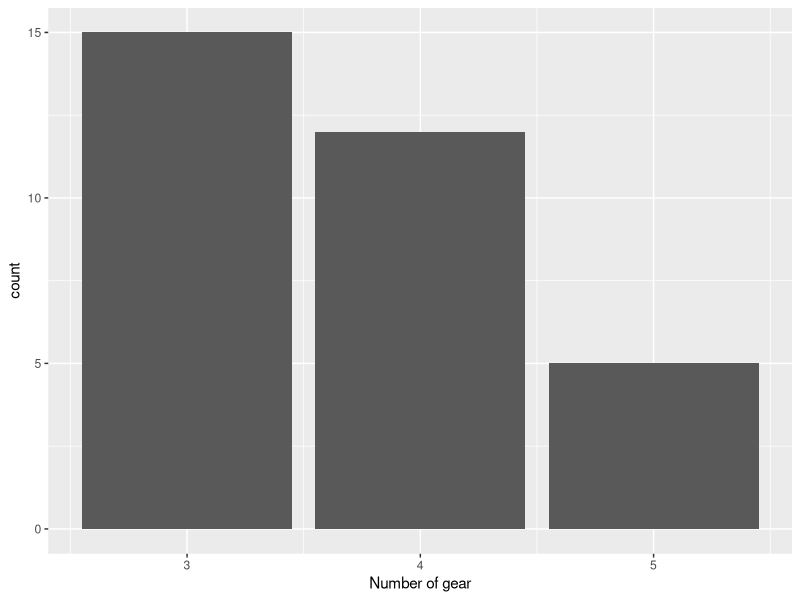
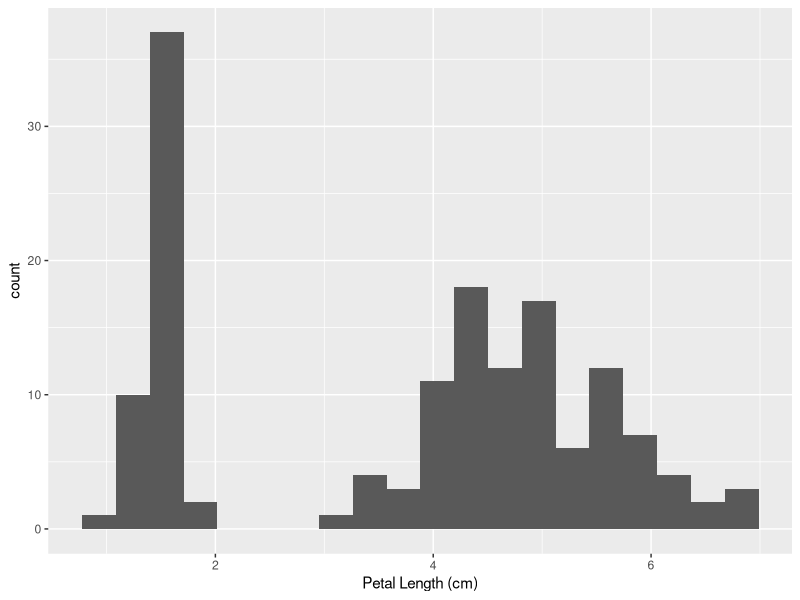
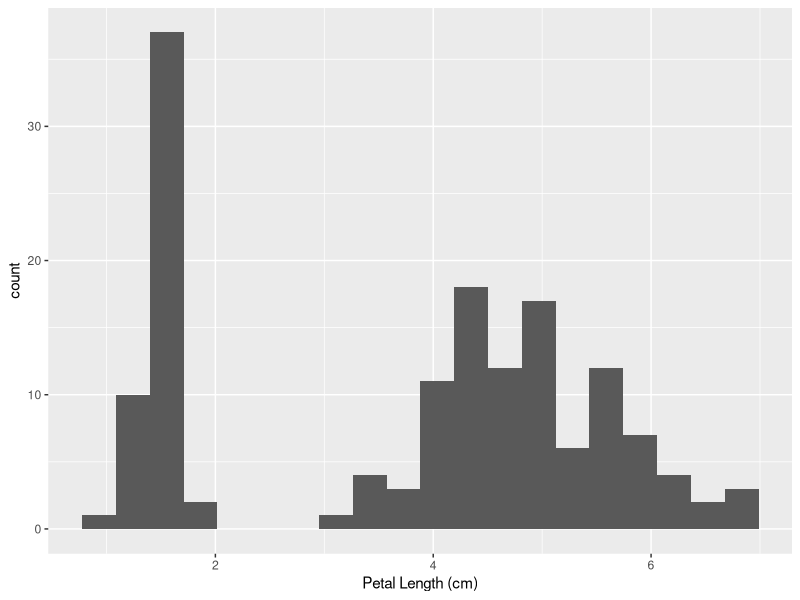
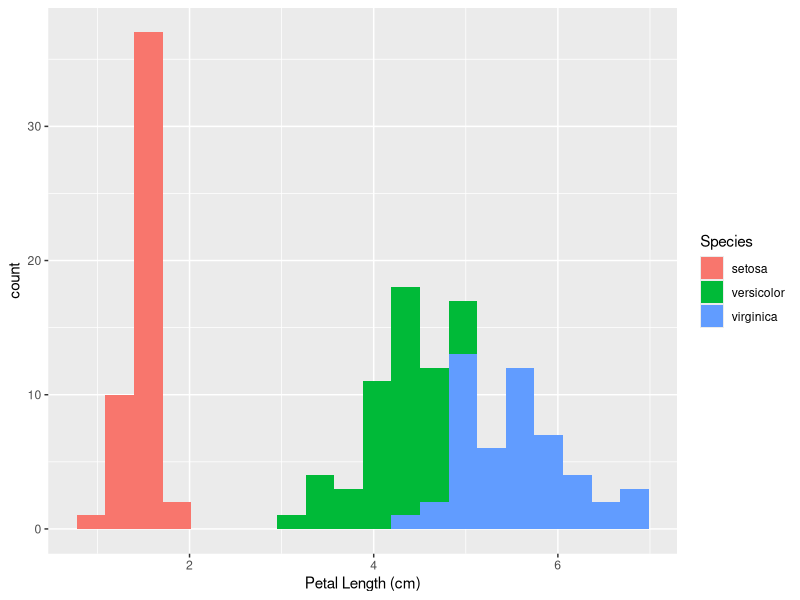
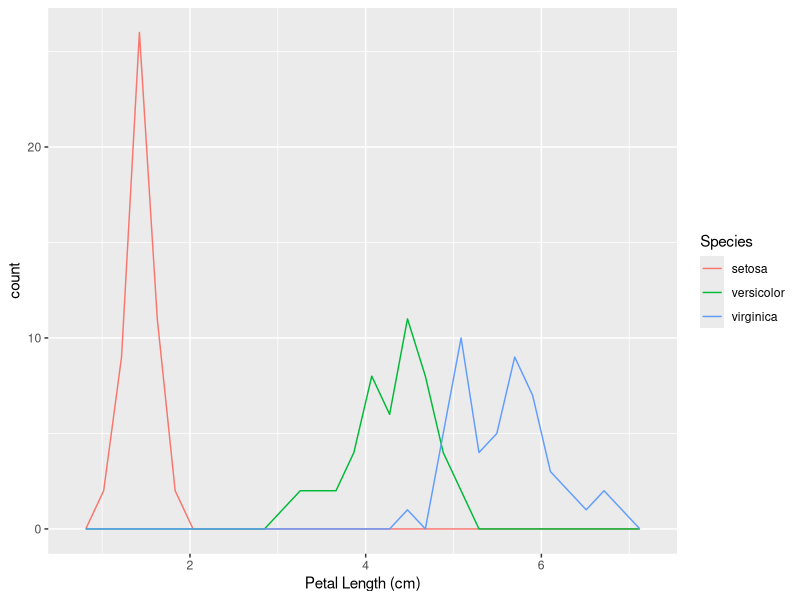
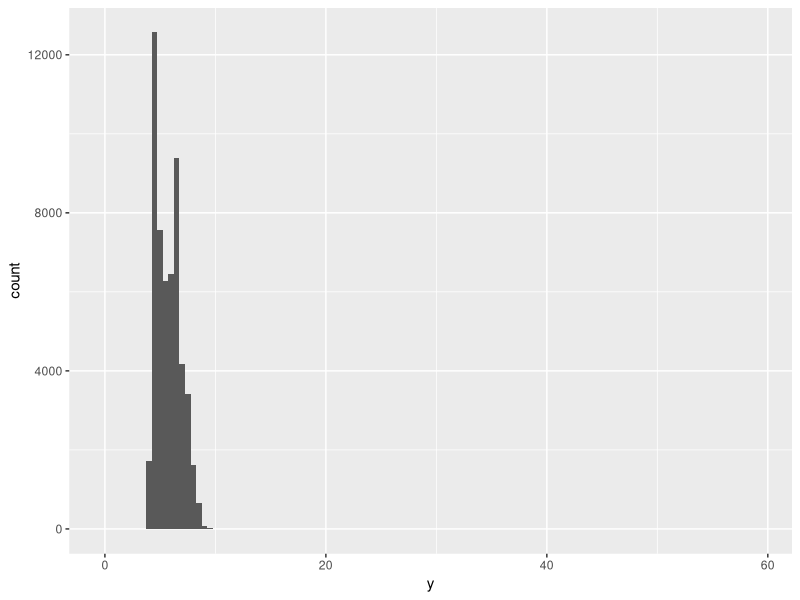
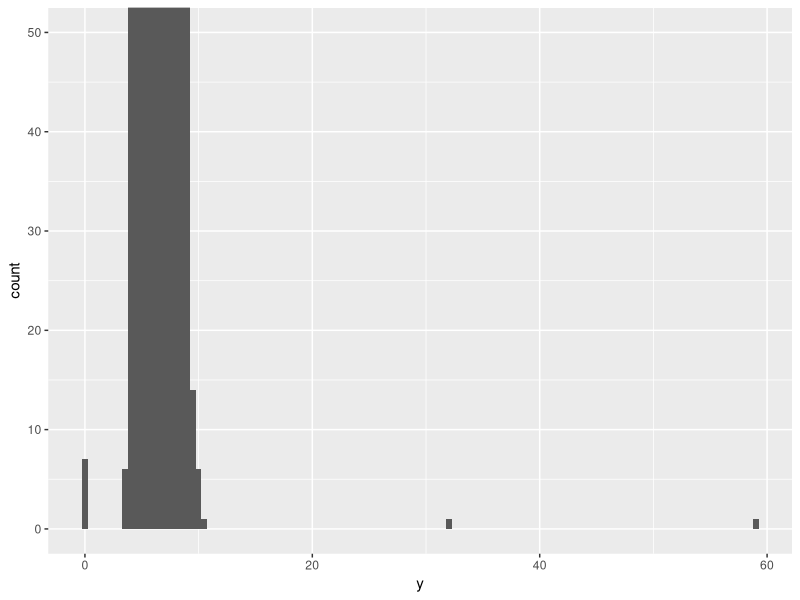
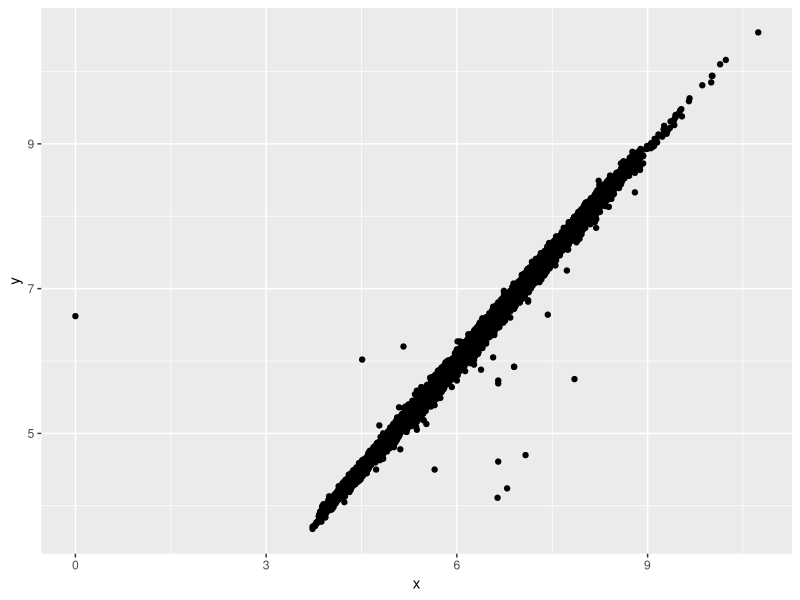

The R script that drew these images, in order:
## ---- chunk 1
library(ggplot2)

# Number of gears for mtcars data set
ggplot(mtcars, aes(x=gear)) +
  geom_bar() +
  labs(x = "Number of gear")
## ---- chunk 2
library(tidyverse)

mtcars %>% 
  group_by(gear) %>% 
  summarise(observations = n())
## ---- chunk 3
ggplot(data = iris, aes(x = Petal.Length)) +
  geom_histogram(bins = 20) +
  labs(x = "Petal Length (cm)")
## ---- chunk 4
ggplot(data = iris, aes(x = Petal.Length)) +
  geom_histogram(bins = 20) +
  labs(x = "Petal Length (cm)")
## ---- chunk 5
ggplot(data = iris, 
       aes(x = Petal.Length, fill = Species)) +
  geom_histogram(bins = 20) +
  labs(x = "Petal Length (cm)")
## ---- chunk 6
ggplot(data = iris, 
       aes(x = Petal.Length, color = Species)) +
  geom_freqpoly() +
  labs(x = "Petal Length (cm)")
## ---- chunk 7
ggplot(diamonds, aes(x = y)) + 
  geom_histogram(binwidth = 0.5)
## ---- chunk 8
ggplot(diamonds, aes(x=y)) +
  geom_histogram(binwidth = 0.5) +
  coord_cartesian( ylim = c(0,50) )
## ---- chunk 9
diamonds %>% 
  filter( y < 3 | y > 20)
## ---- chunk 10
diamonds2 <- diamonds %>%
  mutate(y = if_else(y<3 | y>20, NA, y))
## ---- chunk 11
ggplot(data=diamonds2, 
       mapping = aes(x=x, y=y)) + 
  geom_point()
## ---- chunk 12
ggplot(data=diamonds2, 
       mapping = aes(x=x, y=y)) + 
  geom_point(na.rm = T)
